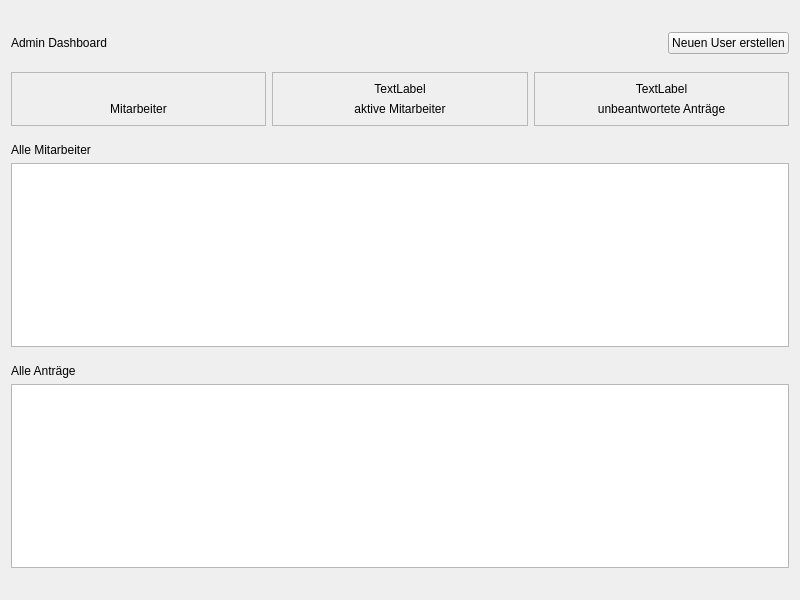
<?xml version="1.0" encoding="UTF-8"?>
<ui version="4.0">
 <class>AdminDashboard</class>
 <widget class="QWidget" name="AdminDashboard">
  <property name="geometry">
   <rect>
    <x>0</x>
    <y>0</y>
    <width>800</width>
    <height>600</height>
   </rect>
  </property>
  <property name="windowTitle">
   <string>Form</string>
  </property>
  <layout class="QVBoxLayout" name="verticalLayout">
   <item>
    <spacer name="verticalSpacer_3">
     <property name="orientation">
      <enum>Qt::Vertical</enum>
     </property>
     <property name="sizeType">
      <enum>QSizePolicy::Preferred</enum>
     </property>
     <property name="sizeHint" stdset="0">
      <size>
       <width>20</width>
       <height>30</height>
      </size>
     </property>
    </spacer>
   </item>
   <item>
    <layout class="QHBoxLayout" name="horizontalLayout_2">
     <item>
      <widget class="QLabel" name="header">
       <property name="text">
        <string>Admin Dashboard</string>
       </property>
      </widget>
     </item>
     <item>
      <spacer name="horizontalSpacer">
       <property name="orientation">
        <enum>Qt::Horizontal</enum>
       </property>
       <property name="sizeHint" stdset="0">
        <size>
         <width>40</width>
         <height>20</height>
        </size>
       </property>
      </spacer>
     </item>
     <item>
      <widget class="QPushButton" name="new_employee_button">
       <property name="cursor">
        <cursorShape>PointingHandCursor</cursorShape>
       </property>
       <property name="text">
        <string>Neuen User erstellen</string>
       </property>
      </widget>
     </item>
    </layout>
   </item>
   <item>
    <spacer name="verticalSpacer_4">
     <property name="orientation">
      <enum>Qt::Vertical</enum>
     </property>
     <property name="sizeType">
      <enum>QSizePolicy::Preferred</enum>
     </property>
     <property name="sizeHint" stdset="0">
      <size>
       <width>20</width>
       <height>20</height>
      </size>
     </property>
    </spacer>
   </item>
   <item>
    <layout class="QHBoxLayout" name="horizontalLayout">
     <item>
      <widget class="QFrame" name="frame">
       <property name="frameShape">
        <enum>QFrame::StyledPanel</enum>
       </property>
       <property name="frameShadow">
        <enum>QFrame::Raised</enum>
       </property>
       <layout class="QVBoxLayout" name="verticalLayout_2">
        <item>
         <widget class="QLabel" name="employee_count_label">
          <property name="text">
           <string/>
          </property>
          <property name="alignment">
           <set>Qt::AlignCenter</set>
          </property>
          <property name="labeltype" stdset="0">
           <string>data_header</string>
          </property>
         </widget>
        </item>
        <item>
         <widget class="QLabel" name="label">
          <property name="text">
           <string>Mitarbeiter</string>
          </property>
          <property name="alignment">
           <set>Qt::AlignCenter</set>
          </property>
          <property name="labeltype" stdset="0">
           <string>current_value</string>
          </property>
         </widget>
        </item>
       </layout>
      </widget>
     </item>
     <item>
      <widget class="QFrame" name="frame_2">
       <property name="frameShape">
        <enum>QFrame::StyledPanel</enum>
       </property>
       <property name="frameShadow">
        <enum>QFrame::Raised</enum>
       </property>
       <layout class="QVBoxLayout" name="verticalLayout_4">
        <item>
         <widget class="QLabel" name="active_employee_count_label">
          <property name="text">
           <string>TextLabel</string>
          </property>
          <property name="alignment">
           <set>Qt::AlignCenter</set>
          </property>
          <property name="labeltype" stdset="0">
           <string>data_header</string>
          </property>
         </widget>
        </item>
        <item>
         <widget class="QLabel" name="label_4">
          <property name="text">
           <string>aktive Mitarbeiter</string>
          </property>
          <property name="alignment">
           <set>Qt::AlignCenter</set>
          </property>
         </widget>
        </item>
       </layout>
      </widget>
     </item>
     <item>
      <widget class="QFrame" name="frame_3">
       <property name="frameShape">
        <enum>QFrame::StyledPanel</enum>
       </property>
       <property name="frameShadow">
        <enum>QFrame::Raised</enum>
       </property>
       <layout class="QVBoxLayout" name="verticalLayout_3">
        <item>
         <widget class="QLabel" name="unread_requests_count_label">
          <property name="text">
           <string>TextLabel</string>
          </property>
          <property name="alignment">
           <set>Qt::AlignCenter</set>
          </property>
          <property name="labeltype" stdset="0">
           <string>data_header</string>
          </property>
         </widget>
        </item>
        <item>
         <widget class="QLabel" name="label_6">
          <property name="text">
           <string>unbeantwortete Anträge</string>
          </property>
          <property name="alignment">
           <set>Qt::AlignCenter</set>
          </property>
          <property name="labeltype" stdset="0">
           <string>current_value</string>
          </property>
         </widget>
        </item>
       </layout>
      </widget>
     </item>
    </layout>
   </item>
   <item>
    <spacer name="verticalSpacer_5">
     <property name="orientation">
      <enum>Qt::Vertical</enum>
     </property>
     <property name="sizeType">
      <enum>QSizePolicy::Preferred</enum>
     </property>
     <property name="sizeHint" stdset="0">
      <size>
       <width>20</width>
       <height>20</height>
      </size>
     </property>
    </spacer>
   </item>
   <item>
    <widget class="QLabel" name="label_2">
     <property name="text">
      <string>Alle Mitarbeiter</string>
     </property>
    </widget>
   </item>
   <item>
    <widget class="QListWidget" name="employee_list"/>
   </item>
   <item>
    <spacer name="verticalSpacer">
     <property name="orientation">
      <enum>Qt::Vertical</enum>
     </property>
     <property name="sizeType">
      <enum>QSizePolicy::Preferred</enum>
     </property>
     <property name="sizeHint" stdset="0">
      <size>
       <width>20</width>
       <height>20</height>
      </size>
     </property>
    </spacer>
   </item>
   <item>
    <widget class="QLabel" name="label_3">
     <property name="text">
      <string>Alle Anträge</string>
     </property>
    </widget>
   </item>
   <item>
    <widget class="QListWidget" name="antrag_list">
     <property name="sizeAdjustPolicy">
      <enum>QAbstractScrollArea::AdjustIgnored</enum>
     </property>
    </widget>
   </item>
   <item>
    <spacer name="verticalSpacer_2">
     <property name="orientation">
      <enum>Qt::Vertical</enum>
     </property>
     <property name="sizeType">
      <enum>QSizePolicy::Preferred</enum>
     </property>
     <property name="sizeHint" stdset="0">
      <size>
       <width>20</width>
       <height>30</height>
      </size>
     </property>
    </spacer>
   </item>
  </layout>
 </widget>
 <resources/>
 <connections/>
</ui>
